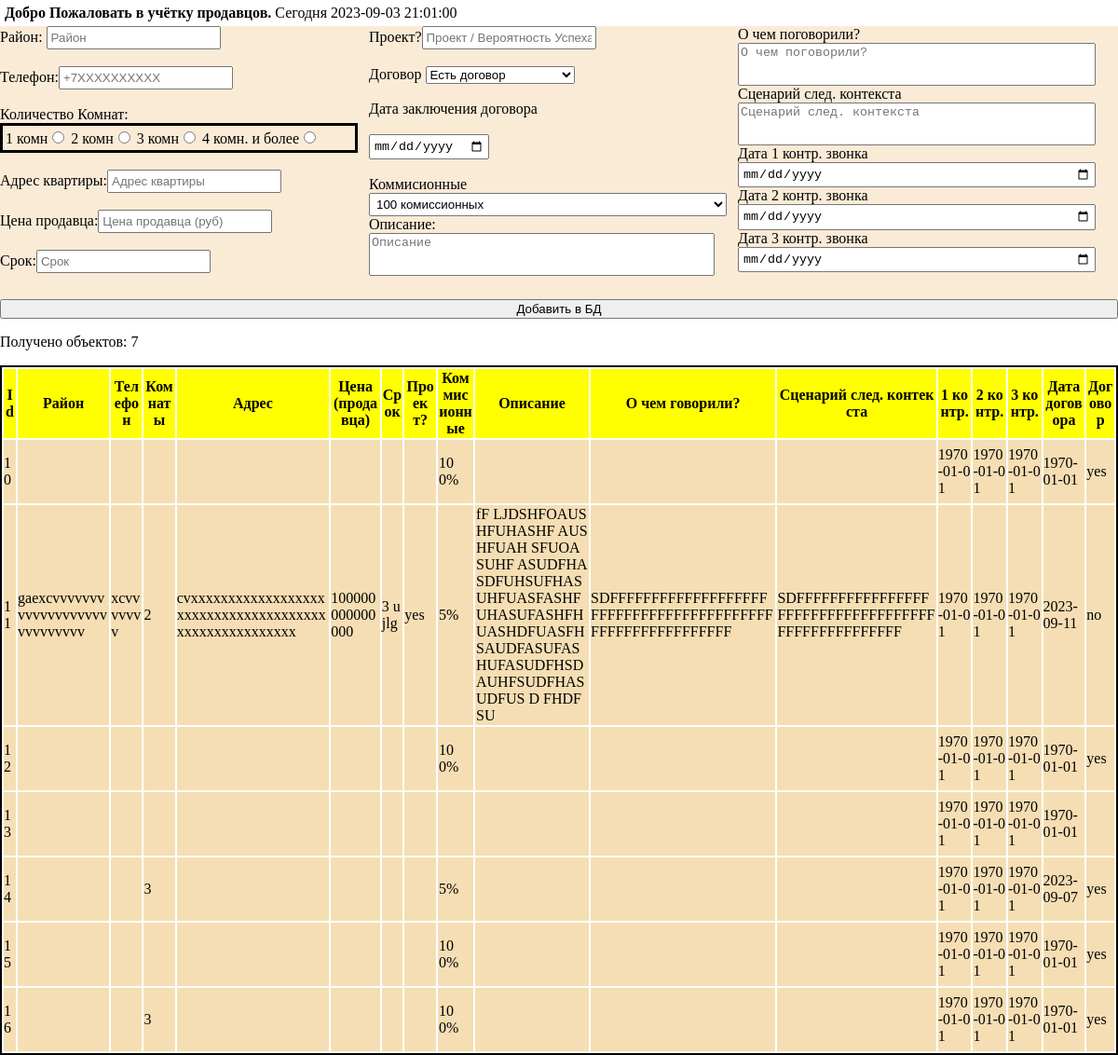
The page / on the database its author committed.
### tables this page shows
CREATE TABLE `clientbaza` (
  `id` int NOT NULL,
  `rayon` varchar(50) NOT NULL,
  `telefon` varchar(255) NOT NULL,
  `kolichestvoKomnat` varchar(255) NOT NULL,
  `adres` varchar(255) NOT NULL,
  `uenaprodavua` varchar(255) NOT NULL,
  `srok` varchar(255) NOT NULL,
  `project` varchar(255) NOT NULL,
  `dogovor` varchar(255) NOT NULL,
  `dataZakluchDogovora` date NOT NULL,
  `kommisionnue` varchar(255) NOT NULL,
  `opisanie` varchar(255) NOT NULL,
  `oChemRazg` varchar(255) NOT NULL,
  `sledSuenarii` varchar(255) NOT NULL,
  `zvonok1` date NOT NULL,
  `zvonok2` date NOT NULL,
  `zvonok3` date NOT NULL
);

### index.php (the view, shortened to what this page needs)
<!DOCTYPE html>
<html lang="en">
<head>
</head>
<body>
   <p class="h3"><b>Добро Пожаловать в учётку продавцов.</b> Сегодня <?php $a = date("Y-m-d H:i:s");
                                                                     echo $a; ?></p>
   <form class="form" method="post" action="connectMYSQL.php">
      <div class="form__parts">
         <div class="form__part1">
            <div>
               <label for="rayon">Район: <input name="rayon" id="rayon" type="text" placeholder="Район" class="form__item"></label><br><br>
               <label for="phone">Телефон:<input name="tele" id="phone" type="tel" placeholder="+7XXXXXXXXXX" class="form__item"></label>
            </div><br>
            <label for="komnat">Количество Комнат:
               <div id="komnat" class="form__item" style="border: 3px solid black;">
                  1 комн<input type="radio" name="rooms" class="form__item" value="1">
                  2 комн<input type="radio" name="rooms" class="form__item" value="2">
                  3 комн<input type="radio" name="rooms" class="form__item" value="3">
                  4 комн. и более<input type="radio" name="rooms" class="form__item" value="4+">
               </div>
            </label>
            <br>
            <label for="phone">Адрес квартиры:<input name="adres" type="text" placeholder="Адрес квартиры" class="form__item width"></label><br>
            <div>
               Цена продавца:<input name="produena" type="text" placeholder="Цена продавца (руб)" class="form__item"><br><br>
               Срок:<input name="srok" type="text" placeholder="Срок" class="form__item">
            </div><br>
         </div>
         <div class="form__part2">
            <div>
               Проект?<input name="proekt" type="text" placeholder="Проект / Вероятность Успеха" class="form__item"><br><br>
               Договор
               <select name="dogovorr">
                  <option value="yes">Есть договор</option>
               </select><br><br>
               Дата заключения договора<br><br><input name="Date-dogovor" type="date" class="form__item">
            </div><br>
            Коммисионные<br>
            <select name="ysl-sotr" class="form__item">
               <option value="100%">100 комиссионных</option>
            </select>
            <label for="opis">Описание:<textarea id="opis" name="opis" type="text" placeholder="Описание" class="opis"></textarea></label>
         </div>
         <div class="form__part3">
            О чем поговорили?
            <textarea type="text" name="ochem" placeholder="О чем поговорили?" class="o_chem"></textarea>
            Сценарий след. контекста
            <textarea name="suenar" type="text" placeholder="Сценарий след. контекста" class="suenarii"></textarea>
            <div class="form__zvonok">
               <label for="date1">Дата 1 контр. звонка</label><input id="date1" name="numberCall-one" type="date" class="form__item">
               <label for="date2">Дата 2 контр. звонка</label><input id="date2" name="numberCall-two" type="date" class="form__item">
               <label for="date3">Дата 3 контр. звонка</label><input id="date3" name="numberCall-three" type="date" class="form__item">
            </div>
         </div>
      </div>
      <input class="result-btn" type="submit" value="Добавить в БД">
   </form>
   <?php
   $link = mysqli_connect("localhost", "root", "root", "clientbase");
   $sql = "SELECT * FROM clientbaza";
   if ($result = $link->query($sql)) {
      $rowsCount = $result->num_rows;
      echo "<p>Получено объектов: $rowsCount</p>";
      echo "<table class='table'><tr class='tr'><th>Id</th><th>Район</th><th>Телефон</th><th>Комнаты</th><th>Адрес</th><th>Цена(продавца)</th><th>Срок</th><th>Проект?</th>
      <th>Коммисионные</th><th>Описание</th><th>О чем говорили?</th><th>Сценарий след. контекста</th><th>1 контр.</th><th>2 контр.</th><th>3 контр.</th><th>Дата договора</th><th>Договор</th></tr>";
      foreach ($result as $row) {
         echo "<tr name class='itemtable'>";
         echo "<td class='td'><p>" . $row["id"] . "</p></td>";
         echo "<td class='td'><p>" . $row["rayon"] . "</p></td>";
         echo "<td class='td'><p>" . $row["telefon"] . "</p></td>";
         echo "<td class='td'><p>" . $row["kolichestvoKomnat"] . "</p></td>";
         echo "<td class='td'><p>" . $row["adres"] . "</p></td>";
         echo "<td class='td'><p>" . $row["uenaprodavua"] . "</p></td>";
         echo "<td class='td'><p>" . $row["srok"] . "</p></td>";
         echo "<td class='td'><p>" . $row["project"] . "</p></td>";
         echo "<td class='td-komm'>" . $row["kommisionnue"] . "</td>";
         echo "<td class='td-opis'>" . $row["opisanie"] . "</td>";
         echo "<td class='td'> " . $row["oChemRazg"] . "</td>";
         echo "<td class='td'>" . $row["sledSuenarii"] . "</td>";
         echo "<td class='td'>" . $row["zvonok1"] . "</td>";
         echo "<td class='td'>" . $row["zvonok2"] . "</td>";
         echo "<td class='td'>" . $row["zvonok3"] . "</td>";
         echo "<td class='td'>" . $row["dataZakluchDogovora"] . "</td>";
         echo "<td class='td'><p>" . $row["dogovor"] . "</p></td>";
         echo "</tr>";
      }
      echo "</table>";
   } else {
      echo "Ошибка: " . $link->error;
   }
   ?>
</body>
</html>

### index.php (style rules this page uses)
body { margin: 0; padding: 0; box-sizing: border-box; }
.form { background-color: antiquewhite; display: flex; flex-direction: column; }
.form__parts { width: 100%; display: flex; flex-wrap: wrap; margin-bottom: 10px; }
.form__part1 { width: 32%; display: flex; flex-wrap: wrap; flex-direction: column; margin-right: 1%; }
.form__part2 { width: 32%; display: flex; flex-wrap: wrap; flex-direction: column; margin-right: 1%; }
.form__part3 { width: 32%; display: flex; flex-wrap: wrap; flex-direction: column; }
.form__item { padding: 3px; }
.opis { resize: none; width: 95%; height: 40px; }
.suenarii { resize: none; height: 40px; }
.o_chem { resize: none; height: 40px; }
.form__zvonok { display: flex; flex-direction: column; }
.h3 { margin: 0; padding: 5px; float: center; }
.table { word-break:break-all; border: 2px solid black; width: 100vw; }
.tr { background-color: yellow; }
.itemtable { background-color: wheat; }
.td { padding: 0; margin: 0; }
.td-opis { width: 10vw; }
.td-komm { width: 3vw; }

### rows shown on the page
clientbaza: id "10", kommisionnue "100%", zvonok1 "1970-01-01", zvonok2 "1970-01-01", zvonok3 "1970-01-01", dataZakluchDogovora "1970-01-01", dogovor "yes"
clientbaza: id "11", rayon "gaexcvvvvvvvvvvvvvvvvvvvvvvvvvvvv", telefon "xcvvvvvvv", kolichestvoKomnat "2", adres "cvxxxxxxxxxxxxxxxxxxxxxxxxxxxxxxxxxxxxxxxxxxxxxxxxxxxxxx", uenaprodavua "100000000000000", srok "3 ujlg", project "yes", kommisionnue "5%", opisanie "fF LJDSHFOAUSHFUHASHF AUSHFUAH SFUOASUHF ASUDFHASDFUHSUFHASUHFUASFASHFUHASUFASHFHUASHDFUASFHSAUDFASUFASHUFASUDFHSDAUHFSUDFHASUDFUS D FHDFSU", oChemRazg "SDFFFFFFFFFFFFFFFFFFFFFFFFFFFFFFFFFFFFFFFFFFFFFFFFFFFFFFFFFF", sledSuenarii "SDFFFFFFFFFFFFFFFFFFFFFFFFFFFFFFFFFFFFFFFFFFFFFFFFFF", zvonok1 "1970-01-01", zvonok2 "1970-01-01", zvonok3 "1970-01-01", dataZakluchDogovora "2023-09-11", dogovor "no"
clientbaza: id "12", kommisionnue "100%", zvonok1 "1970-01-01", zvonok2 "1970-01-01", zvonok3 "1970-01-01", dataZakluchDogovora "1970-01-01", dogovor "yes"
clientbaza: id "13", zvonok1 "1970-01-01", zvonok2 "1970-01-01", zvonok3 "1970-01-01", dataZakluchDogovora "1970-01-01"
clientbaza: id "14", kolichestvoKomnat "3", kommisionnue "5%", zvonok1 "1970-01-01", zvonok2 "1970-01-01", zvonok3 "1970-01-01", dataZakluchDogovora "2023-09-07", dogovor "yes"
clientbaza: id "15", kommisionnue "100%", zvonok1 "1970-01-01", zvonok2 "1970-01-01", zvonok3 "1970-01-01", dataZakluchDogovora "1970-01-01", dogovor "yes"
clientbaza: id "16", kolichestvoKomnat "3", kommisionnue "100%", zvonok1 "1970-01-01", zvonok2 "1970-01-01", zvonok3 "1970-01-01", dataZakluchDogovora "1970-01-01", dogovor "yes"

### other values the page prints
$rowsCount "7"
